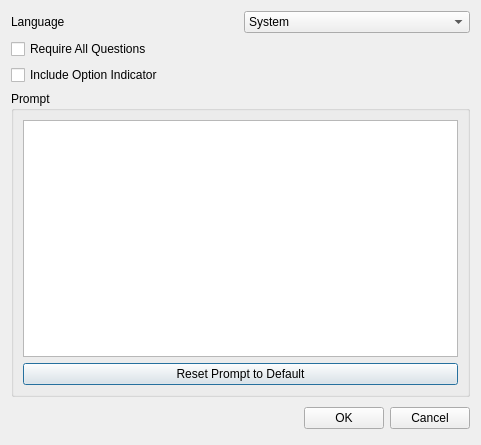
<?xml version="1.0" encoding="UTF-8"?>
<ui version="4.0">
 <class>SettingsDialog</class>
 <widget class="QDialog" name="SettingsDialog">
  <property name="geometry">
   <rect>
    <x>0</x>
    <y>0</y>
    <width>481</width>
    <height>445</height>
   </rect>
  </property>
  <property name="windowTitle">
   <string>Settings</string>
  </property>
  <layout class="QVBoxLayout" name="verticalLayout">
   <item>
    <layout class="QHBoxLayout" name="horizontalLayout">
     <item>
      <widget class="QLabel" name="languageLabel">
       <property name="sizePolicy">
        <sizepolicy hsizetype="Minimum" vsizetype="Minimum">
         <horstretch>0</horstretch>
         <verstretch>0</verstretch>
        </sizepolicy>
       </property>
       <property name="toolTip">
        <string>Change the language of the application.</string>
       </property>
       <property name="statusTip">
        <string/>
       </property>
       <property name="text">
        <string>Language</string>
       </property>
      </widget>
     </item>
     <item>
      <widget class="QComboBox" name="languageCombobox">
       <item>
        <property name="text">
         <string>System</string>
        </property>
       </item>
       <item>
        <property name="text">
         <string>عربي</string>
        </property>
       </item>
       <item>
        <property name="text">
         <string>English</string>
        </property>
       </item>
       <item>
        <property name="text">
         <string/>
        </property>
       </item>
      </widget>
     </item>
    </layout>
   </item>
   <item>
    <widget class="QCheckBox" name="requireQuestionsCheckbox">
     <property name="toolTip">
      <string>Make all questions required.</string>
     </property>
     <property name="statusTip">
      <string/>
     </property>
     <property name="text">
      <string>Require All Questions</string>
     </property>
    </widget>
   </item>
   <item>
    <widget class="QCheckBox" name="indicatorCheckbox">
     <property name="toolTip">
      <string>Include option indicators (A, B, C, ...etc.) in front of option text.</string>
     </property>
     <property name="statusTip">
      <string/>
     </property>
     <property name="text">
      <string>Include Option Indicator</string>
     </property>
    </widget>
   </item>
   <item>
    <widget class="QGroupBox" name="promptGroupBox">
     <property name="title">
      <string>Prompt</string>
     </property>
     <layout class="QVBoxLayout" name="verticalLayout_2">
      <item>
       <widget class="QTextEdit" name="promptTextEdit"/>
      </item>
      <item>
       <widget class="QPushButton" name="resetPromptBtn">
        <property name="text">
         <string>Reset Prompt to Default</string>
        </property>
       </widget>
      </item>
     </layout>
    </widget>
   </item>
   <item>
    <layout class="QHBoxLayout">
     <property name="spacing">
      <number>6</number>
     </property>
     <property name="margin" stdset="0">
      <number>0</number>
     </property>
     <item>
      <spacer>
       <property name="orientation">
        <enum>Qt::Orientation::Horizontal</enum>
       </property>
       <property name="sizeHint" stdset="0">
        <size>
         <width>131</width>
         <height>31</height>
        </size>
       </property>
      </spacer>
     </item>
     <item>
      <widget class="QPushButton" name="okButton">
       <property name="text">
        <string>OK</string>
       </property>
      </widget>
     </item>
     <item>
      <widget class="QPushButton" name="cancelButton">
       <property name="text">
        <string>Cancel</string>
       </property>
      </widget>
     </item>
    </layout>
   </item>
  </layout>
 </widget>
 <resources/>
 <connections>
  <connection>
   <sender>okButton</sender>
   <signal>clicked()</signal>
   <receiver>SettingsDialog</receiver>
   <slot>accept()</slot>
   <hints>
    <hint type="sourcelabel">
     <x>278</x>
     <y>253</y>
    </hint>
    <hint type="destinationlabel">
     <x>96</x>
     <y>254</y>
    </hint>
   </hints>
  </connection>
  <connection>
   <sender>cancelButton</sender>
   <signal>clicked()</signal>
   <receiver>SettingsDialog</receiver>
   <slot>reject()</slot>
   <hints>
    <hint type="sourcelabel">
     <x>369</x>
     <y>253</y>
    </hint>
    <hint type="destinationlabel">
     <x>179</x>
     <y>282</y>
    </hint>
   </hints>
  </connection>
 </connections>
</ui>
